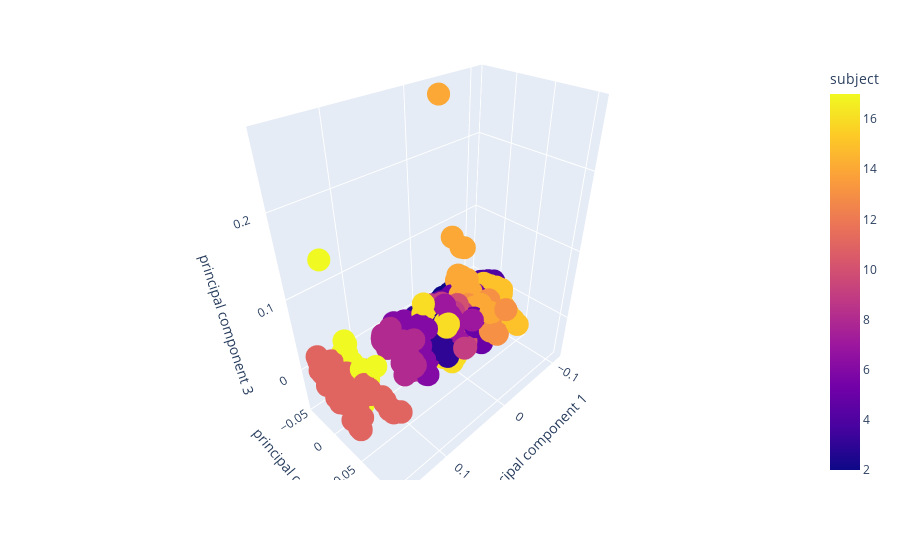

Write notebook code for a chart like this one.
### Code cell
import plotly.express as px

from plotly.offline import download_plotlyjs, init_notebook_mode, plot, iplot
#df = px.data.iris()
fig = px.scatter_3d(principalDf,x='principal component 1', y='principal component 2', z='principal component 3',color='subject')
fig.show()

### Figure 1 — Plotly figure (JSON) as saved in the notebook; plotly's stock layout.template omitted (floating-point values rounded to 4 significant figures; data arrays with more than 128 entries replaced by an {"elided": "..."} marker saying what was removed)
{"data": [{"hoverlabel": {"namelength": 0}, "hovertemplate": "principal component 1=%{x}<br>principal component 2=%{y}<br>principal component 3=%{z}<br>subject=%{marker.color}", "legendgroup": "", "marker": {"color": {"elided": "1248 int values"}, "coloraxis": "coloraxis", "symbol": "circle"}, "mode": "markers", "name": "", "scene": "scene", "showlegend": false, "type": "scatter3d", "x": {"elided": "1248 float values"}, "y": {"elided": "1248 float values"}, "z": {"elided": "1248 float values"}}], "layout": {"coloraxis": {"colorbar": {"title": {"text": "subject"}}, "colorscale": [[0, "#0d0887"], [0.1111, "#46039f"], [0.2222, "#7201a8"], [0.3333, "#9c179e"], [0.4444, "#bd3786"], [0.5556, "#d8576b"], [0.6667, "#ed7953"], [0.7778, "#fb9f3a"], [0.8889, "#fdca26"], [1, "#f0f921"]]}, "legend": {"tracegroupgap": 0}, "margin": {"t": 60}, "scene": {"domain": {"x": [0, 1], "y": [0, 1]}, "xaxis": {"title": {"text": "principal component 1"}}, "yaxis": {"title": {"text": "principal component 2"}}, "zaxis": {"title": {"text": "principal component 3"}}}}}
